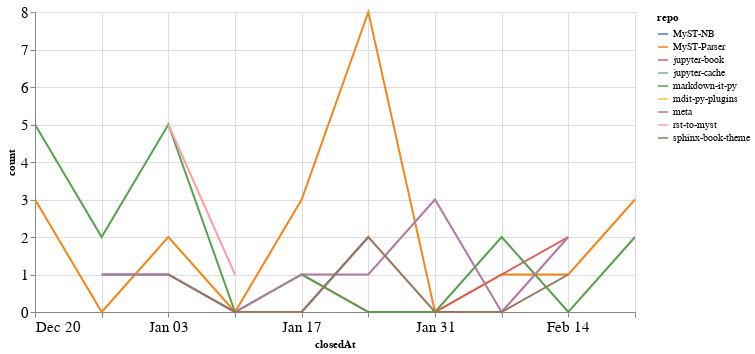

The code cell stored with this chart in its notebook:
### Code cell
closed_by_time = closed_by.groupby('repo').resample('W', on='closedAt').count()['author'].reset_index()
closed_by_time = closed_by_time.rename(columns={'author': 'count'})

alt.Chart(closed_by_time, width=600).mark_line().encode(
    x='closedAt',
    y='count',
    color='repo',
    tooltip="repo"
)

### Figure 1 — Vega-Lite specification as saved in the notebook (floating-point values rounded to 4 significant figures)
{"config": {"axisLeft": {"labelFontSize": 15}, "axisBottom": {"labelFontSize": 15}}, "data": {"name": "data-8a683bb440b0ed6355cf0b859debc9cd"}, "mark": "line", "encoding": {"color": {"type": "nominal", "field": "repo"}, "tooltip": {"type": "nominal", "field": "repo"}, "x": {"type": "temporal", "field": "closedAt"}, "y": {"type": "quantitative", "field": "count"}}, "width": 600, "$schema": "https://vega.github.io/schema/vega-lite/v4.8.1.json", "datasets": {"data-8a683bb440b0ed6355cf0b859debc9cd": [{"repo": "MyST-NB", "closedAt": "2020-12-27T00:00:00", "count": 1}, {"repo": "MyST-NB", "closedAt": "2021-01-03T00:00:00", "count": 1}, {"repo": "MyST-NB", "closedAt": "2021-01-10T00:00:00", "count": 0}, {"repo": "MyST-NB", "closedAt": "2021-01-17T00:00:00", "count": 0}, {"repo": "MyST-NB", "closedAt": "2021-01-24T00:00:00", "count": 2}, {"repo": "MyST-Parser", "closedAt": "2020-12-20T00:00:00", "count": 3}, {"repo": "MyST-Parser", "closedAt": "2020-12-27T00:00:00", "count": 0}, {"repo": "MyST-Parser", "closedAt": "2021-01-03T00:00:00", "count": 2}, {"repo": "MyST-Parser", "closedAt": "2021-01-10T00:00:00", "count": 0}, {"repo": "MyST-Parser", "closedAt": "2021-01-17T00:00:00", "count": 3}, {"repo": "MyST-Parser", "closedAt": "2021-01-24T00:00:00", "count": 8}, {"repo": "MyST-Parser", "closedAt": "2021-01-31T00:00:00", "count": 0}, {"repo": "MyST-Parser", "closedAt": "2021-02-07T00:00:00", "count": 1}, {"repo": "MyST-Parser", "closedAt": "2021-02-14T00:00:00", "count": 1}, {"repo": "MyST-Parser", "closedAt": "2021-02-21T00:00:00", "count": 3}, {"repo": "jupyter-book", "closedAt": "2021-01-17T00:00:00", "count": 1}, {"repo": "jupyter-book", "closedAt": "2021-01-24T00:00:00", "count": 0}, {"repo": "jupyter-book", "closedAt": "2021-01-31T00:00:00", "count": 0}, {"repo": "jupyter-book", "closedAt": "2021-02-07T00:00:00", "count": 1}, {"repo": "jupyter-book", "closedAt": "2021-02-14T00:00:00", "count": 2}, {"repo": "jupyter-cache", "closedAt": "2021-01-17T00:00:00", "count": 2}, {"repo": "markdown-it-py", "closedAt": "2020-12-20T00:00:00", "count": 5}, {"repo": "markdown-it-py", "closedAt": "2020-12-27T00:00:00", "count": 2}, {"repo": "markdown-it-py", "closedAt": "2021-01-03T00:00:00", "count": 5}, {"repo": "markdown-it-py", "closedAt": "2021-01-10T00:00:00", "count": 0}, {"repo": "markdown-it-py", "closedAt": "2021-01-17T00:00:00", "count": 1}, {"repo": "markdown-it-py", "closedAt": "2021-01-24T00:00:00", "count": 0}, {"repo": "markdown-it-py", "closedAt": "2021-01-31T00:00:00", "count": 0}, {"repo": "markdown-it-py", "closedAt": "2021-02-07T00:00:00", "count": 2}, {"repo": "markdown-it-py", "closedAt": "2021-02-14T00:00:00", "count": 0}, {"repo": "markdown-it-py", "closedAt": "2021-02-21T00:00:00", "count": 2}, {"repo": "mdit-py-plugins", "closedAt": "2021-02-07T00:00:00", "count": 2}, {"repo": "meta", "closedAt": "2020-12-27T00:00:00", "count": 1}, {"repo": "meta", "closedAt": "2021-01-03T00:00:00", "count": 1}, {"repo": "meta", "closedAt": "2021-01-10T00:00:00", "count": 0}, {"repo": "meta", "closedAt": "2021-01-17T00:00:00", "count": 1}, {"repo": "meta", "closedAt": "2021-01-24T00:00:00", "count": 1}, {"repo": "meta", "closedAt": "2021-01-31T00:00:00", "count": 3}, {"repo": "meta", "closedAt": "2021-02-07T00:00:00", "count": 0}, {"repo": "meta", "closedAt": "2021-02-14T00:00:00", "count": 2}, {"repo": "rst-to-myst", "closedAt": "2021-01-03T00:00:00", "count": 5}, {"repo": "rst-to-myst", "closedAt": "2021-01-10T00:00:00", "count": 1}, {"repo": "sphinx-book-theme", "closedAt": "2021-01-03T00:00:00", "count": 1}, {"repo": "sphinx-book-theme", "closedAt": "2021-01-10T00:00:00", "count": 0}, {"repo": "sphinx-book-theme", "closedAt": "2021-01-17T00:00:00", "count": 0}, {"repo": "sphinx-book-theme", "closedAt": "2021-01-24T00:00:00", "count": 2}, {"repo": "sphinx-book-theme", "closedAt": "2021-01-31T00:00:00", "count": 0}, {"repo": "sphinx-book-theme", "closedAt": "2021-02-07T00:00:00", "count": 0}, {"repo": "sphinx-book-theme", "closedAt": "2021-02-14T00:00:00", "count": 1}]}}
